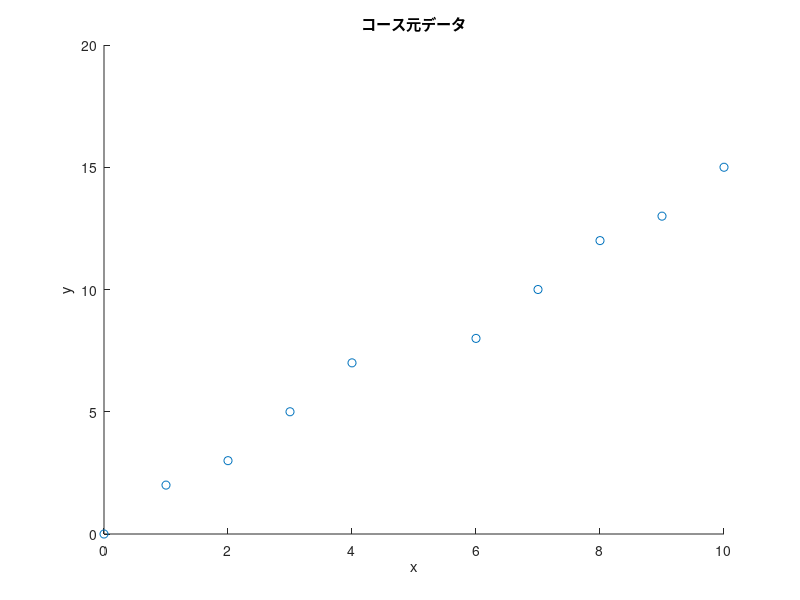
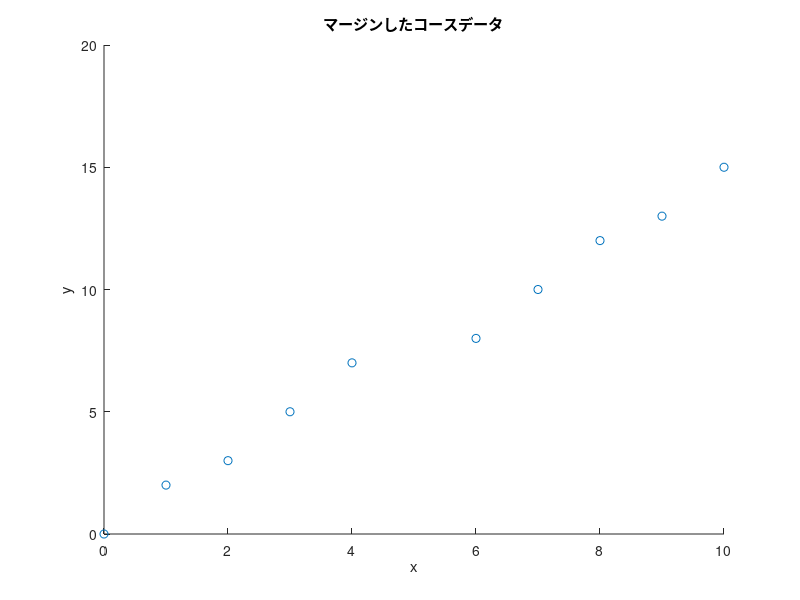

Source code (MATLAB) for these figures, in order: (Note: this script raises an error after producing the figures.)
%% 前処理 master
clc
clf
clear

% --------------コースデータ用意-----------------%
course_x = round(linspace(0, 10, 10));
course_y = round(linspace(0, 15, 10));

% course_x = round(-1 : 1 : 5); %cm
% course_y = round(sin(course_x/100) * 100); %cm
% course = [[0, 1, 2, 3, 4, 5]; [0, 0, 1, 1, 2, 2]];

figure(1)
scatter(course_x, course_y)
title('コース元データ')
xlabel('x')
ylabel('y')

% ------------------正の整数にするためにマージンをとる---------------- %
min_x = min(course_x);
min_y = min(course_y);
if min_x < 0
    mergin_x = linspace(abs(min_x), abs(min_x), length(course_x));
    course_x = course_x + mergin_x;
end
if min_y < 0
    mergin_y = linspace(abs(min_y), abs(min_y), length(course_y));
    course_y = course_y + mergin_y;
end

course = [course_x; course_y];

figure(2)
scatter(course(1, :), course(2, :))
title('マージンしたコースデータ')
xlabel('x')
ylabel('y')

% -------------------マップ作成--------------------%
expantion = round(3); %cm 膨張させる大きさ
map = Map(course, expantion); %バイナリマップ

figure(3)
heatmap(map.binary_grid)
title('バイナリマップ')
xlabel('x')
ylabel('y')

%% 計算
% -----------A star開始------------ %
%{
index.x = course_x + linspace(1, 1, length(course_x));  %コースの座標をマップのインデックスに使うため、すべての要素に1足す
index.y = course_y + linspace(1, 1, length(course_y));
index.max_x = size_x;
index.max_y = size_y;
index.start_x = index.x(1);
index.start_y = index.y(1);
index.end_x = index.x(end);
index.end_y = index.y(end);


map(index.start_x, index.start_y) %行列：y, x
cost_map = createCostMap(index.start_x, index.start_y, map);



function cost = getHcost(node_pos, goal_pos)
    cost = goal_pos(1) - node_pos(1) + goal_pos(2) - node_pos(2);
end

%}
















